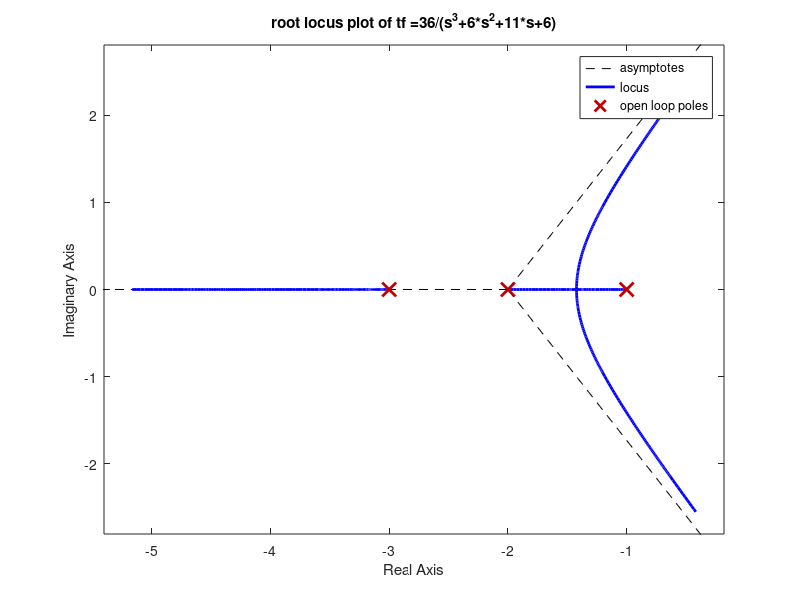
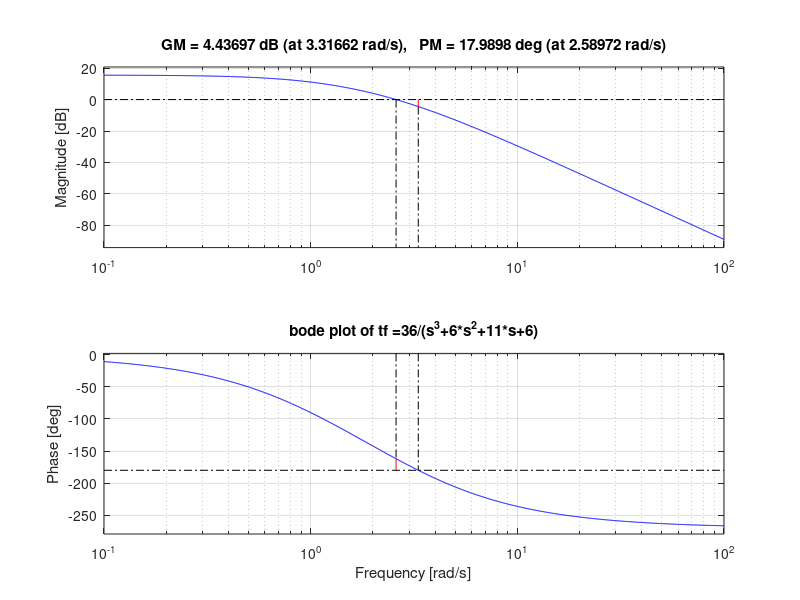
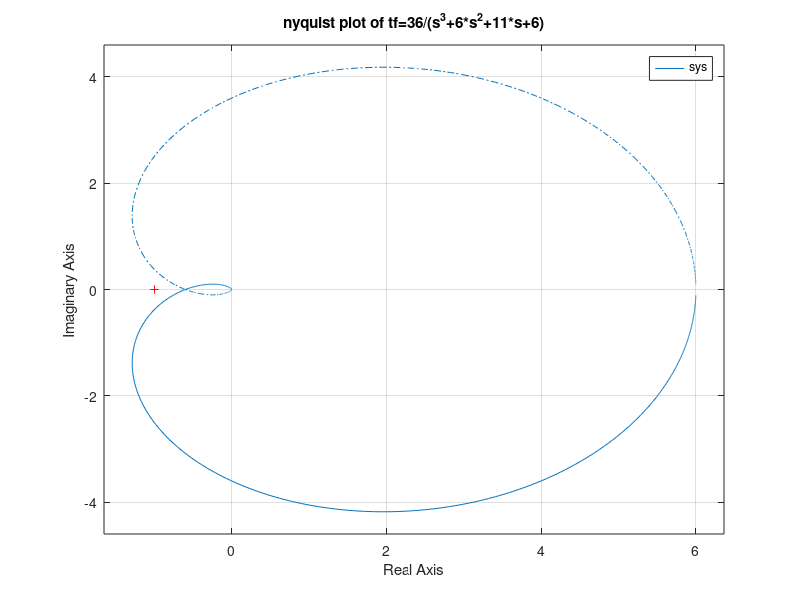
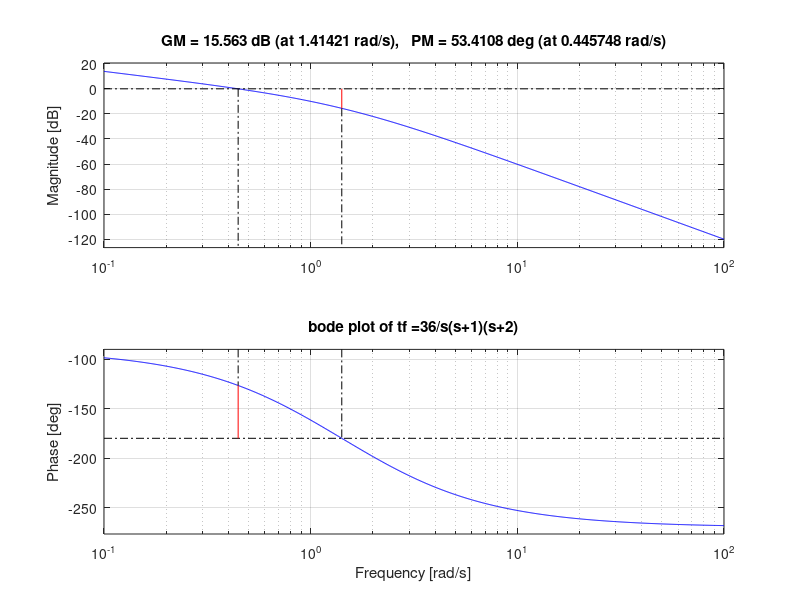

Here is the MATLAB script that generated these plots, in order:
%comparitive study of bode,nyquist,rootlocus on stability
%transfer function gh=36/(s^3+6*s^2+11*s+6)
num=[0 0 36];
den=[1 6 11 6];
sys=tf(num,den)
zpk(sys)
figure(1)
rlocus(sys);
grid;
title('root locus plot of tf =36/(s^3+6*s^2+11*s+6)');
figure(2)
bode(sys);
margin(sys)
title('bode plot of tf =36/(s^3+6*s^2+11*s+6)');
figure(3)
nyquist(sys);
title('nyquist plot of tf=36/(s^3+6*s^2+11*s+6)');
sys2=zpk([],[0 -1 -2],1)
figure(4)
bode(sys2);
margin(sys2)
title('bode plot of tf =36/s(s+1)(s+2)');
sys3=zpk([],[0 -10/4 -10],1000/4)
figure(5)
nyquist(sys3);
title('nyquist plot of tf=10/((s(1+0.4s)(1+0.1s))');
